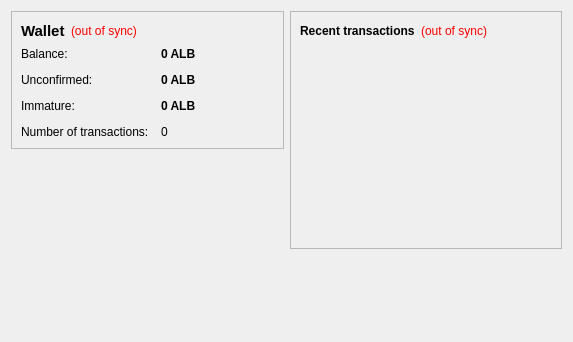
<?xml version="1.0" encoding="UTF-8"?>
<ui version="4.0">
 <class>OverviewPage</class>
 <widget class="QWidget" name="OverviewPage">
  <property name="geometry">
   <rect>
    <x>0</x>
    <y>0</y>
    <width>573</width>
    <height>342</height>
   </rect>
  </property>
  <property name="windowTitle">
   <string>Form</string>
  </property>
  <layout class="QHBoxLayout" name="horizontalLayout" stretch="1,1">
   <item>
    <layout class="QVBoxLayout" name="verticalLayout_2">
     <item>
      <widget class="QFrame" name="frame">
       <property name="frameShape">
        <enum>QFrame::StyledPanel</enum>
       </property>
       <property name="frameShadow">
        <enum>QFrame::Raised</enum>
       </property>
       <layout class="QVBoxLayout" name="verticalLayout_4">
        <item>
         <layout class="QHBoxLayout" name="horizontalLayout_4">
          <item>
           <widget class="QLabel" name="label_5">
            <property name="font">
             <font>
              <pointsize>11</pointsize>
              <weight>75</weight>
              <bold>true</bold>
             </font>
            </property>
            <property name="text">
             <string>Wallet</string>
            </property>
           </widget>
          </item>
          <item>
           <widget class="QLabel" name="labelWalletStatus">
            <property name="toolTip">
             <string>The displayed information may be out of date. Your wallet automatically synchronizes with the albocoin network after a connection is established, but this process has not completed yet.</string>
            </property>
            <property name="styleSheet">
             <string notr="true">QLabel { color: red; }</string>
            </property>
            <property name="text">
             <string notr="true">(out of sync)</string>
            </property>
            <property name="alignment">
             <set>Qt::AlignLeading|Qt::AlignLeft|Qt::AlignVCenter</set>
            </property>
           </widget>
          </item>
          <item>
           <spacer name="horizontalSpacer_2">
            <property name="orientation">
             <enum>Qt::Horizontal</enum>
            </property>
            <property name="sizeHint" stdset="0">
             <size>
              <width>40</width>
              <height>20</height>
             </size>
            </property>
           </spacer>
          </item>
         </layout>
        </item>
        <item>
         <layout class="QFormLayout" name="formLayout_2">
          <property name="fieldGrowthPolicy">
           <enum>QFormLayout::AllNonFixedFieldsGrow</enum>
          </property>
          <property name="horizontalSpacing">
           <number>12</number>
          </property>
          <property name="verticalSpacing">
           <number>12</number>
          </property>
          <item row="0" column="0">
           <widget class="QLabel" name="label">
            <property name="text">
             <string>Balance:</string>
            </property>
           </widget>
          </item>
          <item row="0" column="1">
           <widget class="QLabel" name="labelBalance">
            <property name="font">
             <font>
              <weight>75</weight>
              <bold>true</bold>
             </font>
            </property>
            <property name="cursor">
             <cursorShape>IBeamCursor</cursorShape>
            </property>
            <property name="toolTip">
             <string>Your current balance</string>
            </property>
            <property name="text">
             <string notr="true">&lt;html&gt;&lt;head/&gt;&lt;body&gt;&lt;p&gt;0 ALB&lt;/p&gt;&lt;/body&gt;&lt;/html&gt;</string>
            </property>
            <property name="textInteractionFlags">
             <set>Qt::LinksAccessibleByMouse|Qt::TextSelectableByKeyboard|Qt::TextSelectableByMouse</set>
            </property>
           </widget>
          </item>
          <item row="1" column="0">
           <widget class="QLabel" name="label_3">
            <property name="text">
             <string>Unconfirmed:</string>
            </property>
           </widget>
          </item>
          <item row="1" column="1">
           <widget class="QLabel" name="labelUnconfirmed">
            <property name="font">
             <font>
              <weight>75</weight>
              <bold>true</bold>
             </font>
            </property>
            <property name="cursor">
             <cursorShape>IBeamCursor</cursorShape>
            </property>
            <property name="toolTip">
             <string>Total of transactions that have yet to be confirmed, and do not yet count toward the current balance</string>
            </property>
            <property name="text">
             <string notr="true">&lt;html&gt;&lt;head/&gt;&lt;body&gt;&lt;p&gt;0 ALB&lt;/p&gt;&lt;/body&gt;&lt;/html&gt;</string>
            </property>
            <property name="textInteractionFlags">
             <set>Qt::LinksAccessibleByMouse|Qt::TextSelectableByKeyboard|Qt::TextSelectableByMouse</set>
            </property>
           </widget>
          </item>
          <item row="3" column="0">
           <widget class="QLabel" name="label_2">
            <property name="text">
             <string>Number of transactions:</string>
            </property>
           </widget>
          </item>
          <item row="3" column="1">
           <widget class="QLabel" name="labelNumTransactions">
            <property name="toolTip">
             <string>Total number of transactions in wallet</string>
            </property>
            <property name="text">
             <string notr="true">0</string>
            </property>
           </widget>
          </item>
          <item row="2" column="0">
           <widget class="QLabel" name="labelImmatureText">
            <property name="text">
             <string>Immature:</string>
            </property>
           </widget>
          </item>
          <item row="2" column="1">
           <widget class="QLabel" name="labelImmature">
            <property name="font">
             <font>
              <weight>75</weight>
              <bold>true</bold>
             </font>
            </property>
            <property name="toolTip">
             <string>Mined balance that has not yet matured</string>
            </property>
            <property name="text">
             <string notr="true">0 ALB</string>
            </property>
            <property name="textInteractionFlags">
             <set>Qt::LinksAccessibleByMouse|Qt::TextSelectableByKeyboard|Qt::TextSelectableByMouse</set>
            </property>
           </widget>
          </item>
         </layout>
        </item>
       </layout>
      </widget>
     </item>
     <item>
      <spacer name="verticalSpacer">
       <property name="orientation">
        <enum>Qt::Vertical</enum>
       </property>
       <property name="sizeHint" stdset="0">
        <size>
         <width>20</width>
         <height>40</height>
        </size>
       </property>
      </spacer>
     </item>
    </layout>
   </item>
   <item>
    <layout class="QVBoxLayout" name="verticalLayout_3">
     <item>
      <widget class="QFrame" name="frame_2">
       <property name="frameShape">
        <enum>QFrame::StyledPanel</enum>
       </property>
       <property name="frameShadow">
        <enum>QFrame::Raised</enum>
       </property>
       <layout class="QVBoxLayout" name="verticalLayout">
        <item>
         <layout class="QHBoxLayout" name="horizontalLayout_2">
          <item>
           <widget class="QLabel" name="label_4">
            <property name="text">
             <string>&lt;b&gt;Recent transactions&lt;/b&gt;</string>
            </property>
           </widget>
          </item>
          <item>
           <widget class="QLabel" name="labelTransactionsStatus">
            <property name="toolTip">
             <string>The displayed information may be out of date. Your wallet automatically synchronizes with the albocoin network after a connection is established, but this process has not completed yet.</string>
            </property>
            <property name="styleSheet">
             <string notr="true">QLabel { color: red; }</string>
            </property>
            <property name="text">
             <string notr="true">(out of sync)</string>
            </property>
            <property name="alignment">
             <set>Qt::AlignRight|Qt::AlignTrailing|Qt::AlignVCenter</set>
            </property>
           </widget>
          </item>
          <item>
           <spacer name="horizontalSpacer">
            <property name="orientation">
             <enum>Qt::Horizontal</enum>
            </property>
            <property name="sizeHint" stdset="0">
             <size>
              <width>40</width>
              <height>20</height>
             </size>
            </property>
           </spacer>
          </item>
         </layout>
        </item>
        <item>
         <widget class="QListView" name="listTransactions">
          <property name="styleSheet">
           <string notr="true">QListView { background: transparent; }</string>
          </property>
          <property name="frameShape">
           <enum>QFrame::NoFrame</enum>
          </property>
          <property name="verticalScrollBarPolicy">
           <enum>Qt::ScrollBarAlwaysOff</enum>
          </property>
          <property name="horizontalScrollBarPolicy">
           <enum>Qt::ScrollBarAlwaysOff</enum>
          </property>
          <property name="selectionMode">
           <enum>QAbstractItemView::NoSelection</enum>
          </property>
         </widget>
        </item>
       </layout>
      </widget>
     </item>
     <item>
      <spacer name="verticalSpacer_2">
       <property name="orientation">
        <enum>Qt::Vertical</enum>
       </property>
       <property name="sizeHint" stdset="0">
        <size>
         <width>20</width>
         <height>40</height>
        </size>
       </property>
      </spacer>
     </item>
    </layout>
   </item>
  </layout>
 </widget>
 <resources/>
 <connections/>
</ui>
